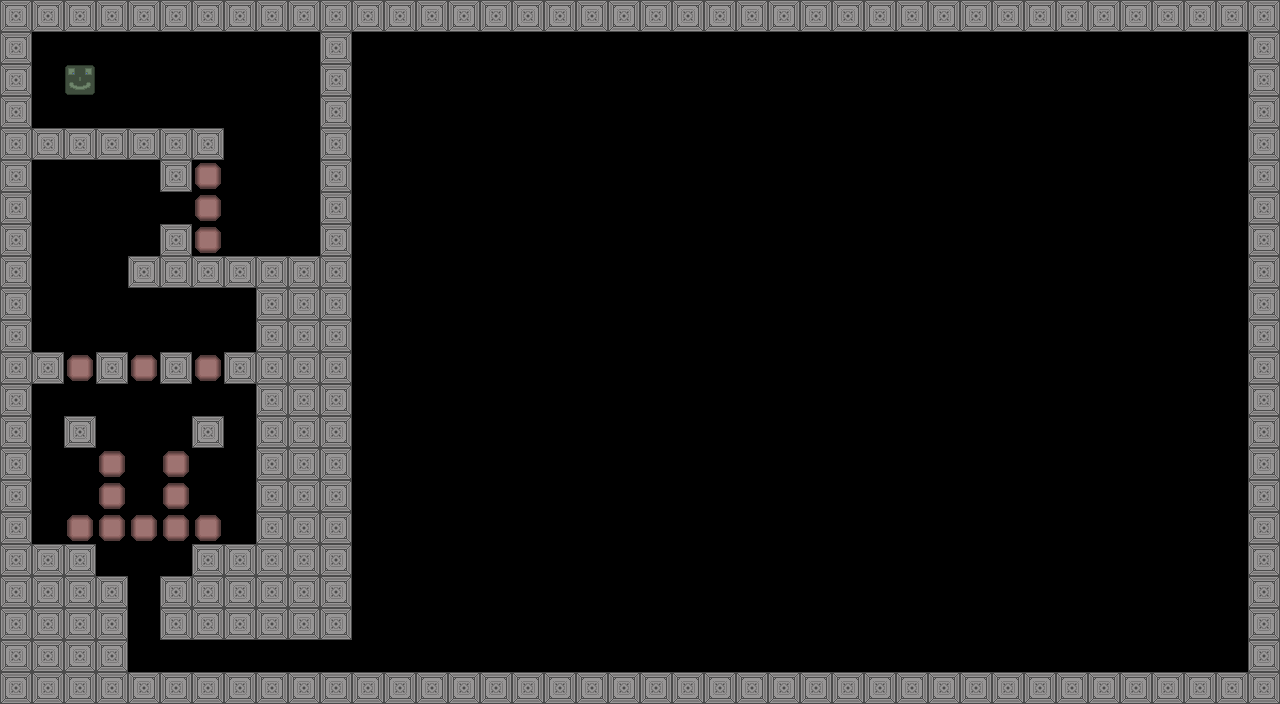

A level layout from a 2D game, rendered from its tile map. Below: a short description, then the map file with tile-grid data replaced by summaries:
An orthogonal 40x22 tile map with 32x32 px tiles, 1 tile layer (Tile Layer 1).

<map version="1.0" orientation="orthogonal" renderorder="right-down" width="40" height="22" tilewidth="32" tileheight="32" nextobjectid="1">
 <tileset firstgid="1" name="TileSheet" tilewidth="32" tileheight="32">
  <tile id="0">
   <properties>
    <property name="Type" value="Blocked" />
   </properties>
   <image width="32" height="32" source="../Data/Gfx/BlockedTile.png" />
  </tile>
  <tile id="1">
   <properties>
    <property name="Type" value="" />
   </properties>
   <image width="32" height="32" source="../Data/Gfx/Enemy.png" />
  </tile>
  <tile id="2">
   <properties>
    <property name="Type" value="" />
   </properties>
   <image width="32" height="32" source="../Data/Gfx/GroundTile.png" />
  </tile>
  <tile id="3">
   <properties>
    <property name="Type" value="Player" />
   </properties>
   <image width="32" height="32" source="../Data/Gfx/Player.png" />
  </tile>
  <tile id="4">
   <properties>
    <property name="Type" value="Pushable" />
   </properties>
   <image width="32" height="32" source="../Data/Gfx/PushableTile.png" />
  </tile>
 </tileset>
 <layer name="Tile Layer 1" width="40" height="22">
  <data>[880 cells, 216 non-empty, 3 distinct tile ids]</data>
 </layer>
</map>
